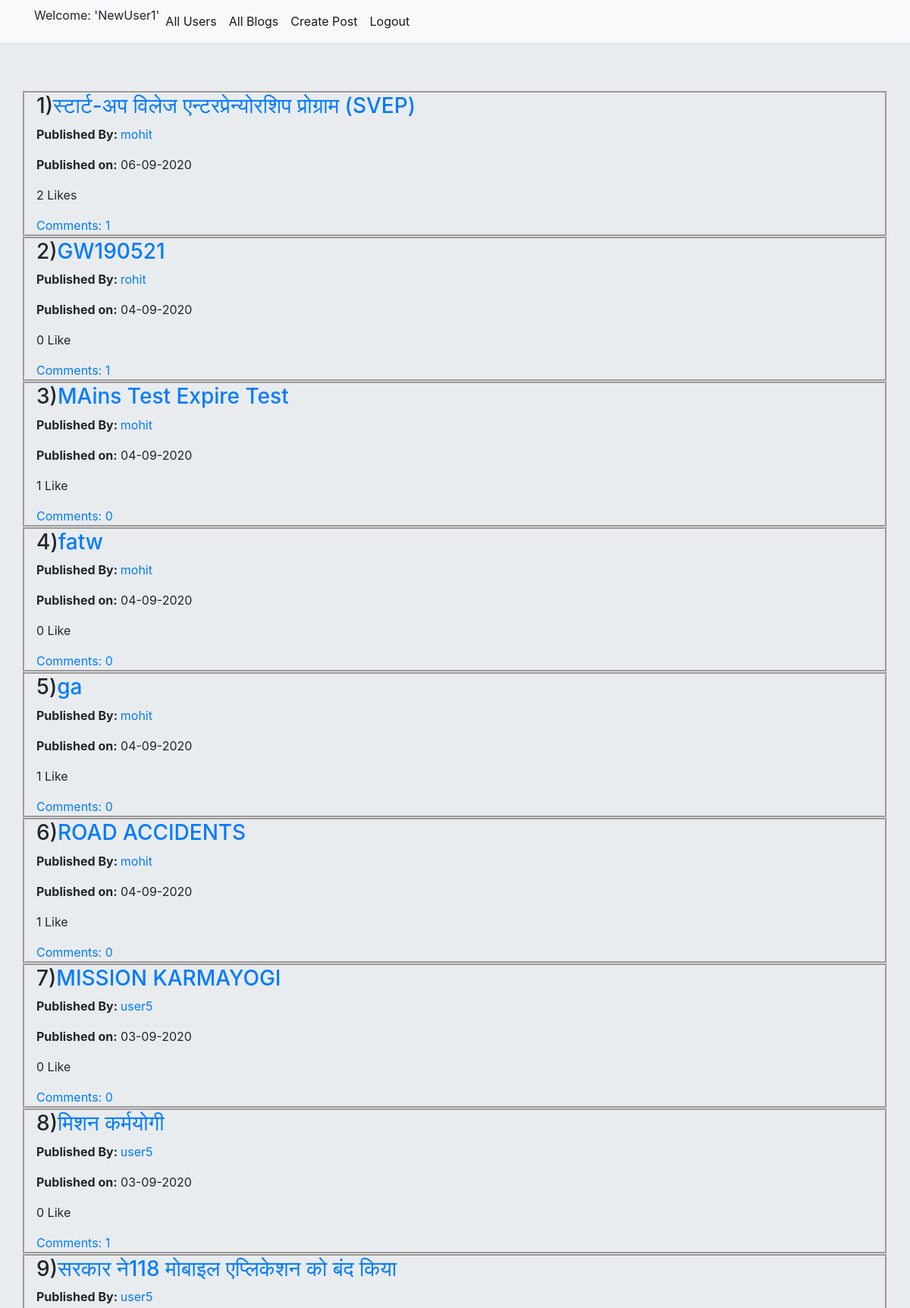
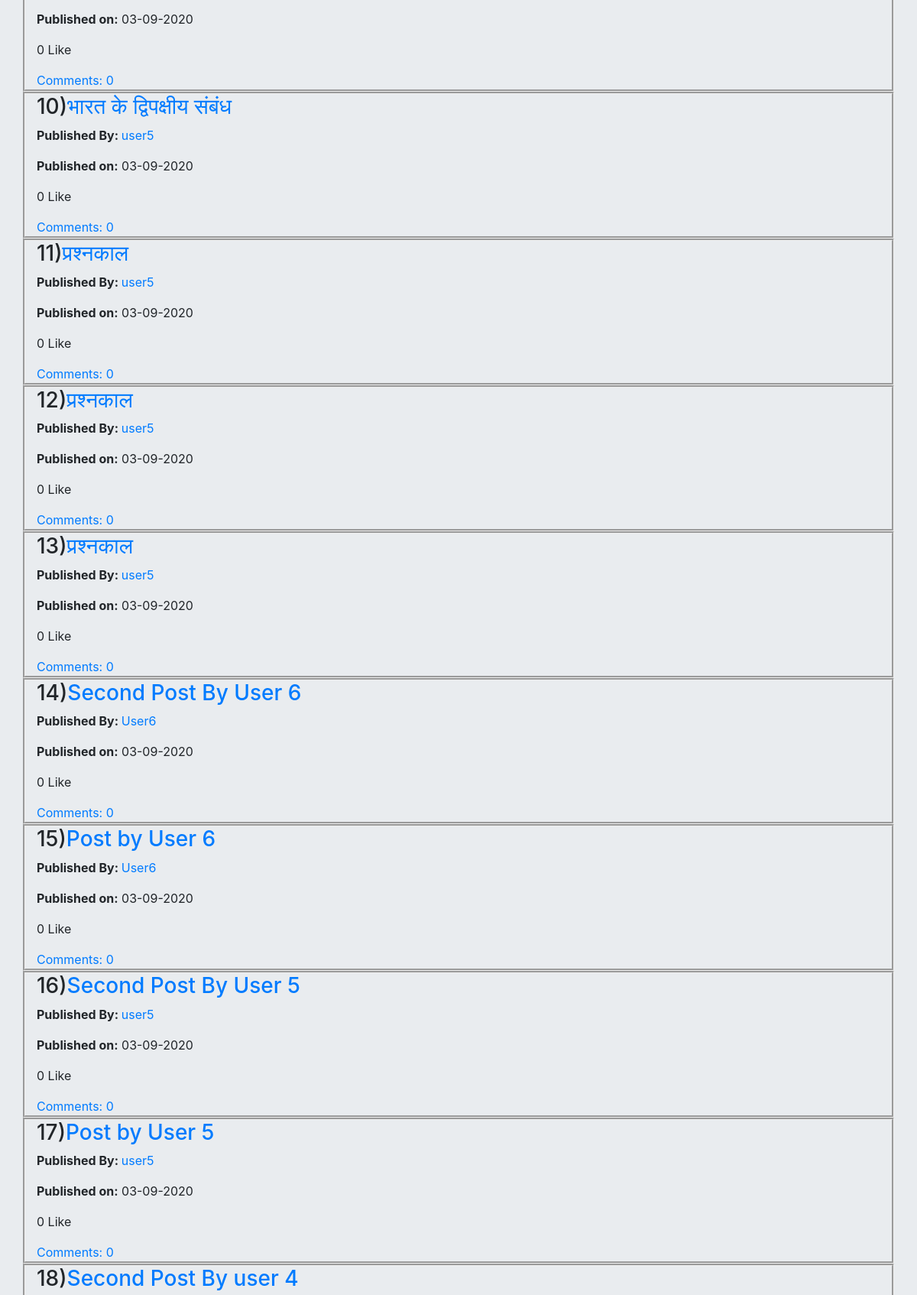
Screenshot of / (signed in, upper part) with the database file from the repository (2 pictures, top to bottom).
### blog/models.py (models this page shows, shortened)
class CustomUser(AbstractUser):
    blocked = models.ManyToManyField('CustomUser',related_name='blocked_users',blank=True)
    liked_posts = models.ManyToManyField('Post',related_name='liked_posts',blank=True)
    def __str__(self):
        return self.username

class Post(models.Model):
    post_banner = models.ImageField(upload_to='images/')
    author = models.ForeignKey(CustomUser,related_name='posts',on_delete=models.CASCADE)
    title = models.CharField(max_length=250)
    text = models.TextField()
    date_created = models.DateTimeField(default=timezone.now)
    liked_by = models.ManyToManyField('CustomUser',related_name='liked_by',blank=True)
    class Meta:
        ordering = ['-date_created']

### blog/views.py (the view)
# urls.py: path('',views.PostListView.as_view(),name='post_list'),
class PostListView(ListView):
    model = Post
    template_name = 'blog/post_list.html'
    def get_queryset(self):
        if self.request.user.is_authenticated:
            current_user = CustomUser.objects.get(username=self.request.user)
            blocked_users = current_user.blocked.all().values_list('id')
            blocked_by = [user for user in CustomUser.objects.all() if current_user in user.blocked.all()]
            return Post.objects.filter(~Q(author__in=blocked_users)).filter(~Q(author__in=blocked_by))
        else:
            return Post.objects.all()

### blog/templates/blog/post_list.html
{% extends 'blog/base.html' %}
{% block content %}
<div class="jumbotron jumbotron-fluid">
    {% for post in post_list%}
    <div class="container"  style="border-style:groove">
        <h3>{{ forloop.counter }})<a href="{% url 'blog:post_detail' pk=post.pk %}">{{ post.title|safe }}</a></h3>
        <div >
            <div>
            <p class="text-justify"><strong>Published By: </strong><a href="{% url 'blog:user_details' post.author.id %}">{{ post.author }}</a></p>
            <p class="text-justify"><strong>Published on:</strong> {{ post.date_created|date:"d-m-Y" }}</p>
                </div>
            </div>
        {% if post.liked_by.count <= 1 %}
    <p>{{post.liked_by.count}} Like</p>
    {% else %}
    <p>{{post.liked_by.count}} Likes</p>
    {% endif %}
        <a href="{% url 'blog:post_detail' pk=post.pk %}">Comments: {{ post.post_comments.count }}</a>
    </div>
    {% endfor %}
</div>
{% endblock %}

### blog/templates/blog/base.html (shortened to what this page needs)
<!DOCTYPE html>
<html lang="en">
<head>
    <link rel="stylesheet" href="https://stackpath.bootstrapcdn.com/bootstrap/4.5.2/css/bootstrap.min.css">
</head>
<body>
<nav class="navbar navbar-expand-lg navbar-light bg-light">
    <div class="container">
    <ul class="navbar-nav">
        {% if user.is_authenticated %}
        <li class="nav-item active" ><p>Welcome: '{{ user.username }}'</p></li>
        <li class="nav-item active">
            <a class="nav-link" href="{% url 'blog:user_list' %}">All Users</a>
        </li>
        <li class="nav-item active">
            <a class="nav-link" href="/">All Blogs</a>
        </li>
        <li class="nav-item active">
                <a class="nav-link" href="{% url 'blog:post_create' %}">Create Post</a>
            </li>
            <li class="nav-item active">
                <a class="nav-link" href="{%url 'logout' %}?next=/">Logout</a>
            </li>
    {% endif %}
</div>
</nav>
{% block content %}
{% endblock %}
</body>
</html>

### rows the page displays
CustomUser: username "NewUser1"
Post: title "स्टार्ट-अप विलेज एन्टरप्रेन्योरशिप प्रोग्राम (SVEP)", author "mohit", date_created "06-09-2020", liked_by.count "2", post_comments.count "1"
Post: title "GW190521", author "rohit", date_created "04-09-2020", liked_by.count "0", post_comments.count "1"
Post: title "MAins Test Expire Test", author "mohit", date_created "04-09-2020", liked_by.count "1", post_comments.count "0"
Post: title "fatw", author "mohit", date_created "04-09-2020", liked_by.count "0", post_comments.count "0"
Post: title "ga", author "mohit", date_created "04-09-2020", liked_by.count "1", post_comments.count "0"
Post: title "ROAD ACCIDENTS", author "mohit", date_created "04-09-2020", liked_by.count "1", post_comments.count "0"
Post: title "MISSION KARMAYOGI", author "user5", date_created "03-09-2020", liked_by.count "0", post_comments.count "0"
Post: title "मिशन कर्मयोगी", author "user5", date_created "03-09-2020", liked_by.count "0", post_comments.count "1"
Post: title "सरकार ने118 मोबाइल एप्लिकेशन को बंद किया", author "user5", date_created "03-09-2020", liked_by.count "0", post_comments.count "0"
Post: title "भारत के द्विपक्षीय संबंध", author "user5", date_created "03-09-2020", liked_by.count "0", post_comments.count "0"
Post: title "प्रश्नकाल", author "user5", date_created "03-09-2020", liked_by.count "0", post_comments.count "0"
Post: title "प्रश्नकाल", author "user5", date_created "03-09-2020", liked_by.count "0", post_comments.count "0"
Post: title "प्रश्नकाल", author "user5", date_created "03-09-2020", liked_by.count "0", post_comments.count "0"
Post: title "Second Post By User 6", author "User6", date_created "03-09-2020", liked_by.count "0", post_comments.count "0"
Post: title "Post by User 6", author "User6", date_created "03-09-2020", liked_by.count "0", post_comments.count "0"
Post: title "Second Post By User 5", author "user5", date_created "03-09-2020", liked_by.count "0", post_comments.count "0"
Post: title "Post by User 5", author "user5", date_created "03-09-2020", liked_by.count "0", post_comments.count "0"
Post: title "Second Post By user 4"
